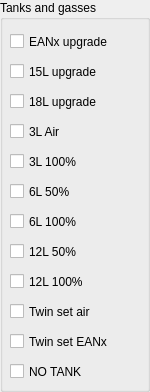
                     <widget class="QGroupBox" name="groupBox_11">
                      <property name="title">
                       <string>Tanks and gasses</string>
                      </property>
                      <widget class="QCheckBox" name="z_twin_air_check">
                       <property name="geometry">
                        <rect>
                         <x>10</x>
                         <y>300</y>
                         <width>111</width>
                         <height>23</height>
                        </rect>
                       </property>
                       <property name="text">
                        <string>Twin set air</string>
                       </property>
                      </widget>
                      <widget class="QCheckBox" name="z_6l_50_check">
                       <property name="geometry">
                        <rect>
                         <x>10</x>
                         <y>180</y>
                         <width>90</width>
                         <height>23</height>
                        </rect>
                       </property>
                       <property name="text">
                        <string>6L 50%</string>
                       </property>
                      </widget>
                      <widget class="QCheckBox" name="z_twin_eanx_check">
                       <property name="geometry">
                        <rect>
                         <x>10</x>
                         <y>330</y>
                         <width>131</width>
                         <height>23</height>
                        </rect>
                       </property>
                       <property name="text">
                        <string>Twin set EANx</string>
                       </property>
                      </widget>
                      <widget class="QCheckBox" name="z_12l_100_check">
                       <property name="geometry">
                        <rect>
                         <x>10</x>
                         <y>270</y>
                         <width>90</width>
                         <height>23</height>
                        </rect>
                       </property>
                       <property name="text">
                        <string>12L 100%</string>
                       </property>
                      </widget>
                      <widget class="QCheckBox" name="z_6l_100_check">
                       <property name="geometry">
                        <rect>
                         <x>10</x>
                         <y>210</y>
                         <width>90</width>
                         <height>23</height>
                        </rect>
                       </property>
                       <property name="text">
                        <string>6L 100%</string>
                       </property>
                      </widget>
                      <widget class="QCheckBox" name="z_15l_upgrade_check">
                       <property name="geometry">
                        <rect>
                         <x>10</x>
                         <y>60</y>
                         <width>131</width>
                         <height>23</height>
                        </rect>
                       </property>
                       <property name="text">
                        <string>15L upgrade</string>
                       </property>
                      </widget>
                      <widget class="QCheckBox" name="z_18l_upgrade_check">
                       <property name="geometry">
                        <rect>
                         <x>10</x>
                         <y>90</y>
                         <width>121</width>
                         <height>23</height>
                        </rect>
                       </property>
                       <property name="text">
                        <string>18L upgrade</string>
                       </property>
                      </widget>
                      <widget class="QCheckBox" name="z_12l_50_check">
                       <property name="geometry">
                        <rect>
                         <x>10</x>
                         <y>240</y>
                         <width>90</width>
                         <height>23</height>
                        </rect>
                       </property>
                       <property name="text">
                        <string>12L 50%</string>
                       </property>
                      </widget>
                      <widget class="QCheckBox" name="z_eanx_upgrade_check">
                       <property name="geometry">
                        <rect>
                         <x>10</x>
                         <y>30</y>
                         <width>121</width>
                         <height>23</height>
                        </rect>
                       </property>
                       <property name="text">
                        <string>EANx upgrade</string>
                       </property>
                      </widget>
                      <widget class="QCheckBox" name="z_no_tank_check">
                       <property name="geometry">
                        <rect>
                         <x>10</x>
                         <y>360</y>
                         <width>131</width>
                         <height>23</height>
                        </rect>
                       </property>
                       <property name="text">
                        <string>NO TANK</string>
                       </property>
                      </widget>
                      <widget class="QCheckBox" name="z_3l_100_check">
                       <property name="geometry">
                        <rect>
                         <x>10</x>
                         <y>150</y>
                         <width>121</width>
                         <height>23</height>
                        </rect>
                       </property>
                       <property name="text">
                        <string>3L 100%</string>
                       </property>
                      </widget>
                      <widget class="QCheckBox" name="z_3l_air_check">
                       <property name="geometry">
                        <rect>
                         <x>10</x>
                         <y>120</y>
                         <width>121</width>
                         <height>23</height>
                        </rect>
                       </property>
                       <property name="text">
                        <string>3L Air</string>
                       </property>
                      </widget>
                     </widget>
